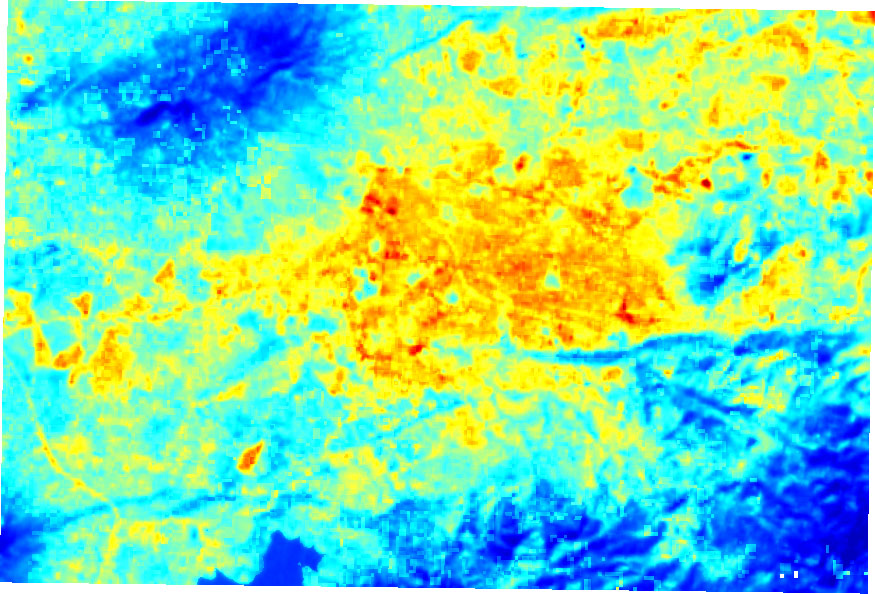
#> input picture extracted_img_0_IMAGEN_TERMICA_OPTIMIZADA.jpg, 875 x 594 px
$ python analyze_palette.py
#> lines starting #> are read from the running program, lines starting #| are printed output that depends on the picture
import sys
from PIL import Image
import numpy as np

img = Image.open('extracted_img_0_IMAGEN_TERMICA_OPTIMIZADA.jpg').convert('RGB')
#> img is the input picture: PIL image 875x594 RGB; mean R, G, B 129, 220.5, 165.1
arr = np.array(img)

print("Image size:", img.size)
#| Image size: (875, 594)

# Sample pixels and sort by perceived luminance / hue
pixels = arr.reshape(-1, 3)

# Find unique colors or quantize to palette
img_quantized = img.quantize(colors=16, method=Image.Quantize.MEDIANCUT)
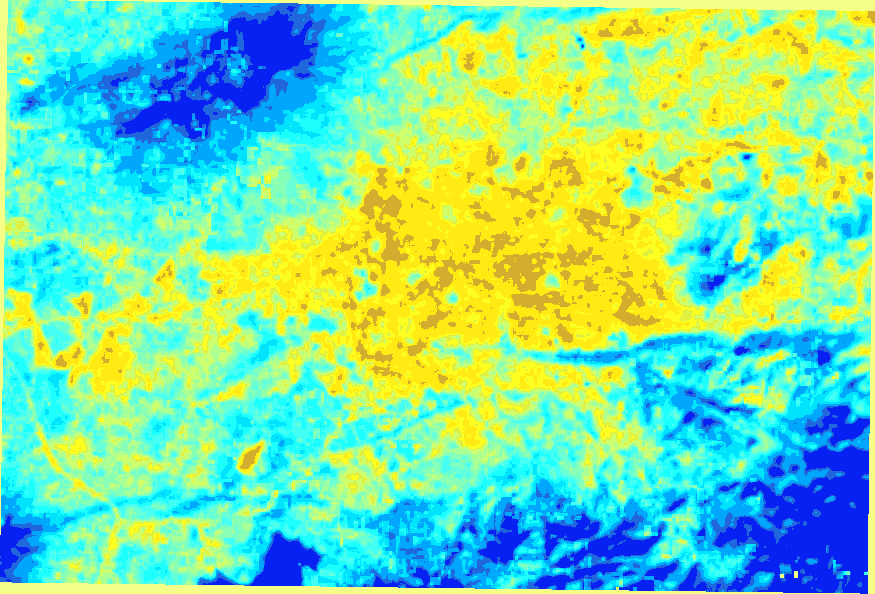
#> img_quantized: PIL image 875x594 P; mean R, G, B 128, 222.9, 162.7
palette = img_quantized.getpalette()[:16*3]
#> palette = 48 values, max 255 at index 1, min 1 at index 33, mean 169.1

print("\n=== DOMINANT PALETTE IN IMAGEN_TERMICA_OPTIMIZADA ===")
colors = []
for i in range(16):
    r, g, b = palette[i*3 : i*3+3]
    # convert to hex
    hex_code = f"#{r:02x}{g:02x}{b:02x}"
    lum = 0.299*r + 0.587*g + 0.114*b
    colors.append((r, g, b, hex_code, lum))
#> this loop made 16 passes
#> (r, g, b, hex_code, lum) on passes 1 to 12: (245, 255, 136, '#f5ff88', 238.4), (253, 255, 32, '#fdff20', 229), (170, 255, 149, '#aaff95', 217.5), (206, 255, 110, '#ceff6e', 223.8), (136, 255, 182, '#88ffb6', 211.1), (104, 255, 214, '#68ffd6', 205.2), (69, 255, 244, '#45fff4', 198.1), (28, 255, 253, '#1cfffd', 186.9), (255, 234, 20, '#ffea14', 215.9), (225, 239, 63, '#e1ef3f', 214.7), (60, 246, 235, '#3cf6eb', 189.1), (1, 227, 253, '#01e3fd', 162.4)
#> after the loop, colors = 16 items, first 6: (245, 255, 136, '#f5ff88', 238.4), (253, 255, 32, '#fdff20', 229), (170, 255, 149, '#aaff95', 217.5), (206, 255, 110, '#ceff6e', 223.8), (136, 255, 182, '#88ffb6', 211.1), (104, 255, 214, '#68ffd6', 205.2)

colors.sort(key=lambda x: x[4]) # sort by luminance / temperature progression

for r, g, b, hex_code, lum in colors:
    print(f"RGB: ({r:3d}, {g:3d}, {b:3d}) | HEX: {hex_code} | Lum: {lum:.1f}")
#> this loop made 16 passes
#> (r, g, b, hex_code, lum) on passes 1 to 12: (7, 33, 243, '#0721f3', 49.17), (32, 103, 222, '#2067de', 95.34), (1, 167, 252, '#01a7fc', 127.1), (1, 227, 253, '#01e3fd', 162.4), (210, 173, 46, '#d2ad2e', 169.6), (28, 255, 253, '#1cfffd', 186.9), (60, 246, 235, '#3cf6eb', 189.1), (69, 255, 244, '#45fff4', 198.1), (104, 255, 214, '#68ffd6', 205.2), (136, 255, 182, '#88ffb6', 211.1), (225, 239, 63, '#e1ef3f', 214.7), (255, 234, 20, '#ffea14', 215.9)
#| RGB: (  7,  33, 243) | HEX: #0721f3 | Lum: 49.2
#| RGB: ( 32, 103, 222) | HEX: #2067de | Lum: 95.3
#| RGB: (  1, 167, 252) | HEX: #01a7fc | Lum: 127.1
#| RGB: (  1, 227, 253) | HEX: #01e3fd | Lum: 162.4
#| RGB: (210, 173,  46) | HEX: #d2ad2e | Lum: 169.6
#| RGB: ( 28, 255, 253) | HEX: #1cfffd | Lum: 186.9
#| RGB: ( 60, 246, 235) | HEX: #3cf6eb | Lum: 189.1
#| RGB: ( 69, 255, 244) | HEX: #45fff4 | Lum: 198.1
#> (further printed lines are left out)

# Also analyze the color gradient along a transect or across the distribution
# Let's see the color distribution from min to max:
# Find coldest (usually blue/dark/green/purple) to hottest (usually yellow/red/white)
print("\nColor samples across intensity percentiles:")
lums = 0.299*pixels[:,0] + 0.587*pixels[:,1] + 0.114*pixels[:,2]
idx_sorted = np.argsort(lums)

for pct in [1, 10, 25, 50, 75, 90, 99]:
    idx = idx_sorted[int(len(idx_sorted) * (pct / 100))]
    r, g, b = pixels[idx]
    hex_code = f"#{r:02x}{g:02x}{b:02x}"
    print(f"P{pct:02d}%: RGB({r:3d}, {g:3d}, {b:3d}) -> {hex_code}")
#> this loop made 7 passes
#> (idx, r, g, b, hex_code) on passes 1 to 7: (501319, 0, 2, 251, '#0002fb'), (107818, 0, 130, 251, '#0082fb'), (438844, 17, 239, 255, '#11efff'), (138541, 99, 254, 220, '#63fedc'), (116091, 188, 253, 135, '#bcfd87'), (304627, 255, 255, 26, '#ffff1a'), (511885, 255, 255, 255, '#ffffff')
#| P01%: RGB(  0,   2, 251) -> #0002fb
#| P10%: RGB(  0, 130, 251) -> #0082fb
#| P25%: RGB( 17, 239, 255) -> #11efff
#| P50%: RGB( 99, 254, 220) -> #63fedc
#| P75%: RGB(188, 253, 135) -> #bcfd87
#| P90%: RGB(255, 255,  26) -> #ffff1a
#| P99%: RGB(255, 255, 255) -> #ffffff
